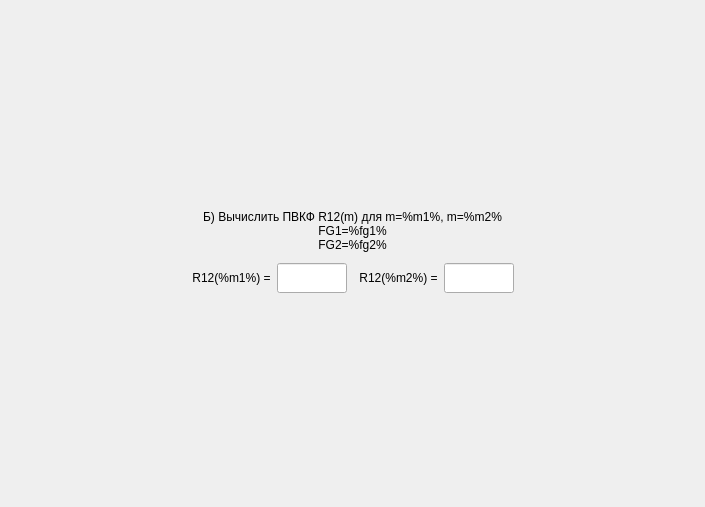
<?xml version="1.0" encoding="UTF-8"?>
<ui version="4.0">
 <class>ScreenTask8B</class>
 <widget class="QFrame" name="ScreenTask8B">
  <property name="geometry">
   <rect>
    <x>0</x>
    <y>0</y>
    <width>705</width>
    <height>507</height>
   </rect>
  </property>
  <property name="windowTitle">
   <string>Frame</string>
  </property>
  <layout class="QGridLayout" name="gridLayout">
   <property name="leftMargin">
    <number>0</number>
   </property>
   <property name="topMargin">
    <number>0</number>
   </property>
   <property name="rightMargin">
    <number>0</number>
   </property>
   <property name="bottomMargin">
    <number>0</number>
   </property>
   <item row="0" column="0">
    <layout class="QVBoxLayout" name="verticalLayout">
     <item>
      <spacer name="verticalSpacer">
       <property name="orientation">
        <enum>Qt::Vertical</enum>
       </property>
       <property name="sizeHint" stdset="0">
        <size>
         <width>0</width>
         <height>0</height>
        </size>
       </property>
      </spacer>
     </item>
     <item>
      <widget class="QLabel" name="title">
       <property name="styleSheet">
        <string notr="true">font: 75 20pt &quot;MS Shell Dlg 2&quot;;</string>
       </property>
       <property name="text">
        <string>Б) Вычислить ПВКФ R12(m) для m=%m1%, m=%m2%&lt;br&gt;FG1=%fg1%&lt;br&gt;FG2=%fg2%</string>
       </property>
       <property name="alignment">
        <set>Qt::AlignCenter</set>
       </property>
       <property name="wordWrap">
        <bool>true</bool>
       </property>
      </widget>
     </item>
     <item>
      <spacer name="verticalSpacer_4">
       <property name="orientation">
        <enum>Qt::Vertical</enum>
       </property>
       <property name="sizeType">
        <enum>QSizePolicy::Minimum</enum>
       </property>
       <property name="sizeHint" stdset="0">
        <size>
         <width>0</width>
         <height>5</height>
        </size>
       </property>
      </spacer>
     </item>
     <item>
      <layout class="QGridLayout" name="gridLayout_2">
       <item row="0" column="6">
        <spacer name="horizontalSpacer_5">
         <property name="orientation">
          <enum>Qt::Horizontal</enum>
         </property>
         <property name="sizeHint" stdset="0">
          <size>
           <width>0</width>
           <height>0</height>
          </size>
         </property>
        </spacer>
       </item>
       <item row="0" column="1">
        <widget class="QLabel" name="labelR12m1">
         <property name="styleSheet">
          <string notr="true">font: 16pt &quot;MS Shell Dlg 2&quot;;</string>
         </property>
         <property name="text">
          <string>R12(%m1%) =</string>
         </property>
         <property name="alignment">
          <set>Qt::AlignCenter</set>
         </property>
         <property name="wordWrap">
          <bool>true</bool>
         </property>
        </widget>
       </item>
       <item row="0" column="4">
        <widget class="QLabel" name="labelR12m2">
         <property name="styleSheet">
          <string notr="true">font: 16pt &quot;MS Shell Dlg 2&quot;;</string>
         </property>
         <property name="text">
          <string>R12(%m2%) =</string>
         </property>
         <property name="alignment">
          <set>Qt::AlignCenter</set>
         </property>
         <property name="wordWrap">
          <bool>true</bool>
         </property>
        </widget>
       </item>
       <item row="0" column="2">
        <widget class="QLineEdit" name="inputR12m1">
         <property name="sizePolicy">
          <sizepolicy hsizetype="Fixed" vsizetype="Fixed">
           <horstretch>0</horstretch>
           <verstretch>0</verstretch>
          </sizepolicy>
         </property>
         <property name="minimumSize">
          <size>
           <width>70</width>
           <height>30</height>
          </size>
         </property>
         <property name="maximumSize">
          <size>
           <width>70</width>
           <height>30</height>
          </size>
         </property>
         <property name="styleSheet">
          <string notr="true">font: 16pt &quot;MS Shell Dlg 2&quot;;</string>
         </property>
         <property name="alignment">
          <set>Qt::AlignCenter</set>
         </property>
        </widget>
       </item>
       <item row="0" column="0">
        <spacer name="horizontalSpacer_15">
         <property name="orientation">
          <enum>Qt::Horizontal</enum>
         </property>
         <property name="sizeHint" stdset="0">
          <size>
           <width>0</width>
           <height>0</height>
          </size>
         </property>
        </spacer>
       </item>
       <item row="0" column="3">
        <spacer name="horizontalSpacer_8">
         <property name="orientation">
          <enum>Qt::Horizontal</enum>
         </property>
         <property name="sizeType">
          <enum>QSizePolicy::Minimum</enum>
         </property>
         <property name="sizeHint" stdset="0">
          <size>
           <width>6</width>
           <height>0</height>
          </size>
         </property>
        </spacer>
       </item>
       <item row="0" column="5">
        <widget class="QLineEdit" name="inputR12m2">
         <property name="sizePolicy">
          <sizepolicy hsizetype="Fixed" vsizetype="Fixed">
           <horstretch>0</horstretch>
           <verstretch>0</verstretch>
          </sizepolicy>
         </property>
         <property name="minimumSize">
          <size>
           <width>70</width>
           <height>30</height>
          </size>
         </property>
         <property name="maximumSize">
          <size>
           <width>70</width>
           <height>30</height>
          </size>
         </property>
         <property name="styleSheet">
          <string notr="true">font: 16pt &quot;MS Shell Dlg 2&quot;;</string>
         </property>
         <property name="alignment">
          <set>Qt::AlignCenter</set>
         </property>
        </widget>
       </item>
      </layout>
     </item>
     <item>
      <spacer name="verticalSpacer_5">
       <property name="orientation">
        <enum>Qt::Vertical</enum>
       </property>
       <property name="sizeType">
        <enum>QSizePolicy::Minimum</enum>
       </property>
       <property name="sizeHint" stdset="0">
        <size>
         <width>0</width>
         <height>5</height>
        </size>
       </property>
      </spacer>
     </item>
     <item>
      <layout class="QHBoxLayout" name="horizontalLayout_6">
       <item>
        <spacer name="horizontalSpacer_12">
         <property name="orientation">
          <enum>Qt::Horizontal</enum>
         </property>
         <property name="sizeHint" stdset="0">
          <size>
           <width>0</width>
           <height>0</height>
          </size>
         </property>
        </spacer>
       </item>
       <item>
        <layout class="QHBoxLayout" name="charts"/>
       </item>
       <item>
        <spacer name="horizontalSpacer_11">
         <property name="orientation">
          <enum>Qt::Horizontal</enum>
         </property>
         <property name="sizeHint" stdset="0">
          <size>
           <width>0</width>
           <height>0</height>
          </size>
         </property>
        </spacer>
       </item>
      </layout>
     </item>
     <item>
      <spacer name="verticalSpacer_2">
       <property name="orientation">
        <enum>Qt::Vertical</enum>
       </property>
       <property name="sizeHint" stdset="0">
        <size>
         <width>0</width>
         <height>0</height>
        </size>
       </property>
      </spacer>
     </item>
    </layout>
   </item>
  </layout>
 </widget>
 <resources/>
 <connections/>
</ui>
